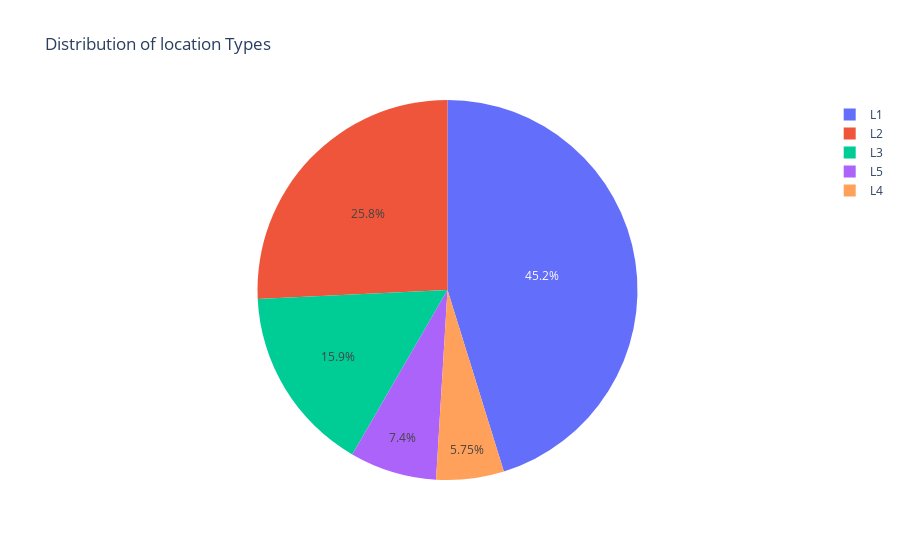

Notebook code cell kept with this figure:
### Code cell
pie2 = df["Location_Type"].value_counts()
location = pie2.index
orders = pie2.values
fig = px.pie(values=orders, names=location, title="Distribution of location Types")
fig.show()

### Figure 1 — Plotly figure (JSON) as saved in the notebook; plotly's stock layout.template omitted (floating-point values rounded to 4 significant figures)
{"data": [{"domain": {"x": [0, 1], "y": [0, 1]}, "hovertemplate": "label=%{label}<br>value=%{value}<extra></extra>", "labels": ["L1", "L2", "L3", "L5", "L4"], "legendgroup": "", "name": "", "showlegend": true, "type": "pie", "values": [85140, 48504, 29928, 13932, 10836]}], "layout": {"legend": {"tracegroupgap": 0}, "title": {"text": "Distribution of location Types"}}}
